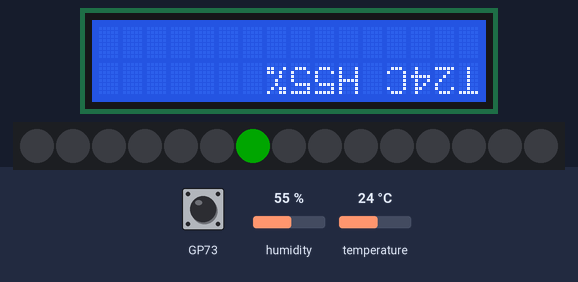
Bench run of a program on a simulated Raspberry Pi Pico running MicroPython. Parts: 16×2 character LCD, 15 RGB LEDs in strip order, left to right. The test bench sets the inputs (shaded band); at power-on: temperature 24 °C, humidity 55 %. Dim RGB values are drawn brighter than linear; WiFi joins after 1.5 s; the clock reads 2024-03-15 10:24:30 at power-on unless the program sets it; files the program writes start out absent; values from a settings file that is not in the repository are placeholders; web requests get an empty 200 reply after 0.4 s; files that are not in the repository are absent; what the program prints to the serial console is not drawn.

Above: at 3.3 s.
3.4 s: BOOTSEL button pressed for 0.15 s
At 4.6 s:
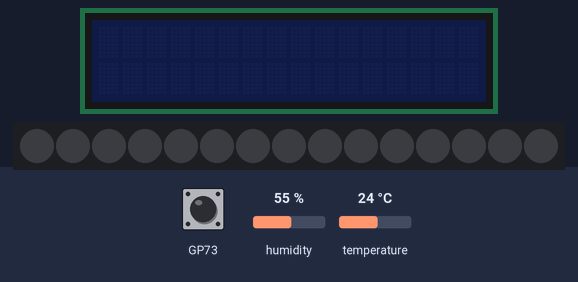
5.0 s: BOOTSEL button pressed for 1 s
At 5.9 s:
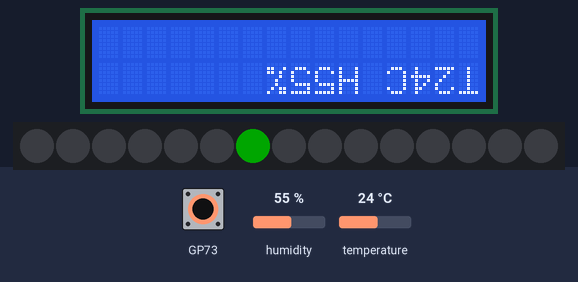
7.5 s: temperature set to 33 °C
At 10.7 s:
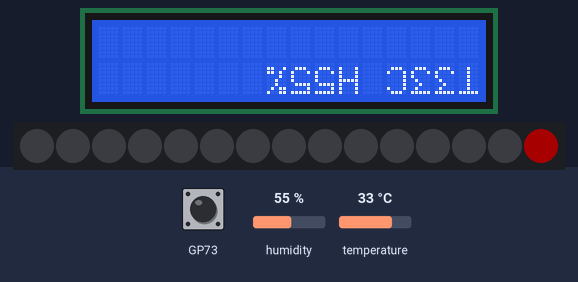
11.0 s: humidity set to 40 %
At 12.6 s:
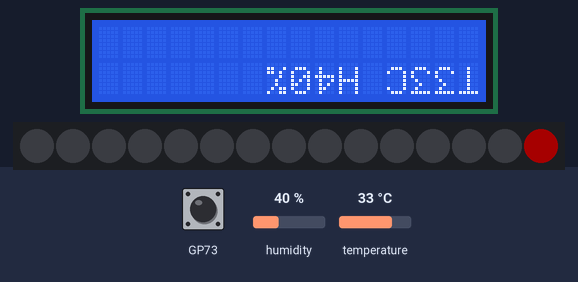
13.1 s: temperature set to 31 °C
At 14.6 s:
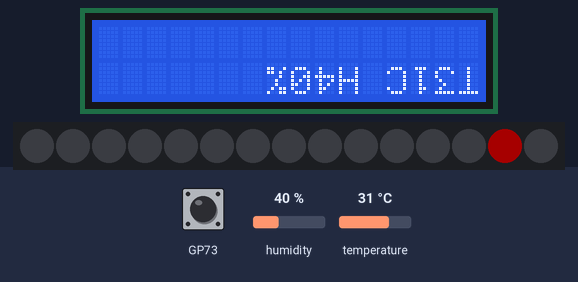
15.3 s: humidity set to 22 %
At 16.5 s:
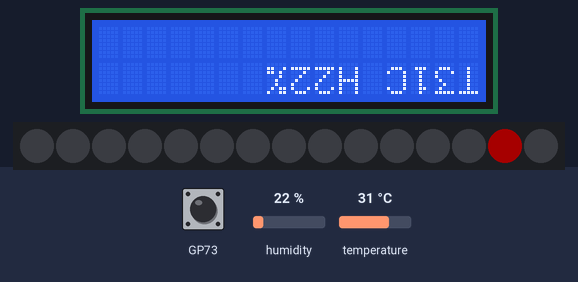
Timing chart, 0 to 18.3 s (numbered marks = the images above; inputs shaded):
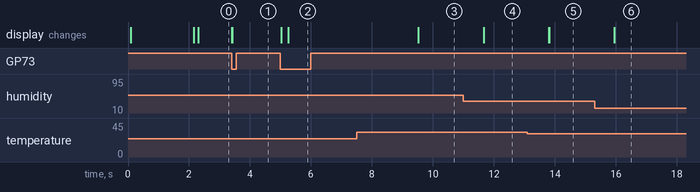

The program:

main.py
```python
from machine import I2C, Pin, WDT
from lcd_api import LcdApi
from pico_i2c_lcd import I2cLcd
from lcd_flip_helpers import FlippedLcdWriter
from dht20 import DHT20
from neopixel import NeoPixel
import network
import machine
import time
import json
import gc
import os
import rp2

# Credentials live in secrets.py ON THE PICO (not in this repo)
from secrets import WIFI_SSID, WIFI_PASSWORD, NTFY_TOPIC

try:
    import urequests as requests
except ImportError:
    import requests

try:
    import ntptime
except ImportError:
    ntptime = None

# ---------------- CONFIG ----------------
NOTIFY_EVERY_MINUTES = 30
POLL_EVERY_SECONDS = 15

# Logging
LOG_FILE = "templog.csv"
LOG_EVERY_SECONDS = 60               # log a reading once a minute
TZ_OFFSET_HOURS = 1                  # London: 1 in summer (BST), 0 in winter (GMT)

# OTA - point these at YOUR public GitHub repo
GITHUB_USER = "Hachem1"
GITHUB_REPO = "pico-room-monitor"
GITHUB_BRANCH = "main"
OTA_FILES = ["main.py", "lcd_flip_helpers.py"]  # files to pull when you send "update"
# ----------------------------------------


NTFY_URL = "https://ntfy.sh/" + NTFY_TOPIC
BOT_TITLES = ("Room conditions", "Reading (on request)", "Pico")

# --- LCD / sensor I2C config ---
SDA = 14
SCL = 15
I2C_BUS = 1
LCD_ADDR = 0x27
TEMP_ADDR = 0x38
LCD_NUM_ROWS = 2
LCD_NUM_COLS = 16

# --- LED config ---
LED_PIN = 2
LED_COUNT = 15        # 15 for the strand, 12 for the ring
TEMP_MIN = 18
TEMP_MAX = 32

# Set to True if the LCD is physically mounted upside down. lcd_flip_helpers
# only has glyphs for digits, ".", ":", "-", "%", "C", "T", "H" - so the
# flipped reading uses a short "T25C H66%" format instead of the full
# "Temp:"/"Humidity:" labels, and the "Connecting WiFi" boot message stays
# unflipped (it's brief and out of that character set).
LCD_FLIPPED = True

# --- Set up hardware ---
i2c = I2C(I2C_BUS, sda=Pin(SDA), scl=Pin(SCL), freq=400000)
lcd = I2cLcd(i2c, LCD_ADDR, LCD_NUM_ROWS, LCD_NUM_COLS)
flipped_lcd = FlippedLcdWriter(lcd, num_cols=LCD_NUM_COLS)
dht20 = DHT20(TEMP_ADDR, i2c)
strand = NeoPixel(Pin(LED_PIN), LED_COUNT)
wlan = network.WLAN(network.STA_IF)

# Hardware watchdog: if the WiFi chip wedges after a reset (a known Pico W
# quirk - it can hang inside wlan.active()/wlan.connect() at the driver
# level, below anything a try/except can catch) or anything else stalls the
# loop, this forces a full hard reset instead of freezing forever. 8000ms is
# close to the RP2040/2350 hardware maximum - call wdt.feed() often, from
# anywhere that might block for a while, or it'll reset during normal use.
wdt = WDT(timeout=8000)

# --- State ---
night_mode = False
last_btn = 0
last_toggle = 0
last_cmd_time = 0
primed = False


def connect_wifi():
    wdt.feed()
    wlan.active(True)
    if wlan.isconnected():
        return True
    wlan.connect(WIFI_SSID, WIFI_PASSWORD)
    for _ in range(20):
        wdt.feed()
        if wlan.isconnected():
            print("WiFi connected:", wlan.ifconfig()[0])
            return True
        time.sleep(1)
    print("WiFi connection failed")
    return False


def sync_time():
    if ntptime is None:
        print("ntptime not available - timestamps may be wrong")
        return
    try:
        ntptime.settime()
        print("Clock synced over the internet")
    except Exception as e:
        print("NTP sync failed:", e)


def timestamp():
    t = time.localtime(time.time() + TZ_OFFSET_HOURS * 3600)
    return "{:04d}-{:02d}-{:02d} {:02d}:{:02d}:{:02d}".format(
        t[0], t[1], t[2], t[3], t[4], t[5])


def ensure_log_header():
    try:
        open(LOG_FILE, "r").close()
    except OSError:
        with open(LOG_FILE, "w") as f:
            f.write("timestamp,temp_c,humidity_pct\n")


def log_reading(temp, humidity):
    line = "{},{:.1f},{:.1f}\n".format(timestamp(), temp, humidity)
    try:
        with open(LOG_FILE, "a") as f:
            f.write(line)
        print("Logged:", line.strip())
    except Exception as e:
        print("Log failed:", e)


def notify_text(text, title="Pico"):
    try:
        if not wlan.isconnected():
            connect_wifi()
        r = requests.post(NTFY_URL, data=text, headers={"Title": title})
        r.close()
    except Exception as e:
        print("Notify failed:", e)
    gc.collect()


def publish_reading(temp, humidity, title="Room conditions"):
    notify_text("Temp: {}C   Humidity: {}%".format(temp, humidity), title)


def get_new_command():
    global last_cmd_time, primed
    url = NTFY_URL + "/json?poll=1&since=" + str(POLL_EVERY_SECONDS + 10) + "s"
    try:
        r = requests.get(url)
        body = r.text
        r.close()
    except Exception as e:
        print("Poll failed:", e)
        gc.collect()
        return None
    gc.collect()

    newest = last_cmd_time
    cmd_text = None
    for line in body.split("\n"):
        line = line.strip()
        if not line:
            continue
        try:
            msg = json.loads(line)
        except Exception:
            continue
        if msg.get("event") != "message":
            continue
        if msg.get("title", "") in BOT_TITLES:
            continue
        t = msg.get("time", 0)
        if t > newest:
            newest = t
            cmd_text = msg.get("message", "").strip().lower()

    result = cmd_text if (newest > last_cmd_time and primed) else None
    last_cmd_time = newest
    primed = True
    return result


def ota_update():
    base = "https://raw.githubusercontent.com/{}/{}/{}/".format(
        GITHUB_USER, GITHUB_REPO, GITHUB_BRANCH)
    for fn in OTA_FILES:
        try:
            r = requests.get(base + fn)
            code = r.status_code
            text = r.text if code == 200 else ""
            r.close()
        except Exception as e:
            print("OTA download error:", fn, e)
            return False
        gc.collect()
        if code != 200 or len(text) == 0:
            print("OTA bad download:", fn, code)
            return False
        try:
            with open(fn + ".new", "w") as f:
                f.write(text)
        except Exception as e:
            print("OTA write error:", fn, e)
            return False
    for fn in OTA_FILES:
        try:
            try:
                os.remove(fn + ".bak")
            except OSError:
                pass
            try:
                os.rename(fn, fn + ".bak")
            except OSError:
                pass
            os.rename(fn + ".new", fn)
            print("Updated:", fn)
        except Exception as e:
            print("OTA swap error:", fn, e)
            return False
    return True


def temp_to_index(temp):
    fraction = (temp - TEMP_MIN) / (TEMP_MAX - TEMP_MIN)
    index = round(fraction * (LED_COUNT - 1))
    if index < 0:
        index = 0
    if index > LED_COUNT - 1:
        index = LED_COUNT - 1
    return index


def index_to_colour(index):
    third = LED_COUNT / 3
    if index < third:
        return (0, 0, 40)
    elif index < third * 2:
        return (0, 40, 0)
    else:
        return (40, 0, 0)


def draw_labels():
    lcd.clear()
    lcd.putstr("Temp:")
    lcd.move_to(0, 1)
    lcd.putstr("Humidity:")


def prepare_lcd_screen():
    if LCD_FLIPPED:
        lcd.clear()  # flipped mode redraws the whole reading line each loop
    else:
        draw_labels()


def draw_flipped_reading(temp, humidity):
    # Rounded to whole numbers, with no ":" label, so this always fits in
    # the 8-glyph CGRAM budget (see lcd_flip_helpers.py) even in the worst
    # case of every digit being different. Falls back to skipping this
    # update rather than crashing the loop on any unexpected character.
    line = "T{:.0f}C H{:.0f}%".format(temp, humidity)
    try:
        flipped_lcd.write_flipped_row(line, 1)
    except ValueError as e:
        print("Flipped LCD render skipped:", e)


def enter_night_mode():
    strand.fill((0, 0, 0))
    strand.write()
    lcd.clear()
    lcd.display_off()
    lcd.backlight_off()
    print("Night mode ON")


def exit_night_mode():
    lcd.backlight_on()
    lcd.display_on()
    prepare_lcd_screen()
    print("Night mode OFF")


def check_button():
    global last_btn, last_toggle, night_mode
    val = rp2.bootsel_button()
    now_ms = time.ticks_ms()
    if last_btn == 0 and val == 1:
        if time.ticks_diff(now_ms, last_toggle) > 300:
            last_toggle = now_ms
            night_mode = not night_mode
            if night_mode:
                enter_night_mode()
            else:
                exit_night_mode()
    last_btn = val


def responsive_wait(ms):
    start = time.ticks_ms()
    while time.ticks_diff(time.ticks_ms(), start) < ms:
        wdt.feed()
        check_button()
        time.sleep_ms(20)


# --- Start up ---
lcd.clear()
lcd.putstr("Connecting WiFi")  # shown unflipped - brief, and outside the flip font's character set
connect_wifi()
sync_time()
ensure_log_header()
prepare_lcd_screen()

last_notify = 0
last_poll = 0
last_log = 0

while True:

    wdt.feed()

    measurements = dht20.measurements
    temp = measurements['t']
    humidity = measurements['rh']

    if not night_mode:
        if LCD_FLIPPED:
            draw_flipped_reading(temp, humidity)
        else:
            lcd.move_to(10, 0)
            lcd.putstr(f"{temp:.1f} ")
            lcd.move_to(10, 1)
            lcd.putstr(f"{humidity:.1f} ")
        index = temp_to_index(temp)
        strand.fill((0, 0, 0))
        strand[index] = index_to_colour(index)
        strand.write()

    now = time.time()

    if now - last_log >= LOG_EVERY_SECONDS:
        log_reading(round(temp, 1), round(humidity, 1))
        last_log = now

    if now - last_notify >= NOTIFY_EVERY_MINUTES * 60:
        publish_reading(round(temp, 1), round(humidity, 1))
        last_notify = now

    if now - last_poll >= POLL_EVERY_SECONDS:
        last_poll = now
        cmd = get_new_command()
        if cmd is not None:
            if "update" in cmd:
                notify_text("Updating from GitHub...")
                if ota_update():
                    notify_text("Update OK - rebooting")
                    time.sleep(1)
                    machine.reset()
                else:
                    notify_text("Update failed - still running old version")
            else:
                publish_reading(round(temp, 1), round(humidity, 1),
                                title="Reading (on request)")

    responsive_wait(2000)
```

lcd_flip_helpers.py
```python
# lcd_flip_helpers.py
# Software 180-degree flip for HD44780 character LCDs (digits + a few symbols)
#
# The HD44780 has NO native rotate command - characters come from a fixed ROM
# font that can't be addressed upside down. To make text appear right-side-up
# when the LCD module itself is physically mounted upside down, this module:
#
#   1) Builds mirrored (180-degree rotated) bitmaps for the characters we
#      need, and loads them into CGRAM (the controller's 8 custom-character
#      slots, code points 0-7).
#   2) Writes those custom glyphs in REVERSED column order per row, so the
#      whole line lands correctly once the physical LCD is upside down.
#
# HARD LIMIT: only 8 distinct custom glyphs can be loaded at once. This
# module tracks which glyphs are currently needed for a given line and
# raises an error if a line needs more than 8 unique characters - so keep
# labels short (e.g. "T" / "H" rather than "Temp:" / "Humidity:") if you
# want them to share the budget with digits.
#
# Requires your lcd_api.py to expose:
#   lcd.custom_char(location, charmap)   # loads an 8-byte bitmap into CGRAM slot 0-7
#   lcd.putchar(ch)                      # writes one raw character/byte
#   lcd.move_to(col, row)
# (These are present in the common dhylands/python_lcd lcd_api.py used with
# pico_i2c_lcd.py - the same library this project already uses.)

# Standard 5x8 HD44780 font bitmaps, 5 active bits per byte (rows top->bottom)
_FONT = {
    '0': [0x0E, 0x11, 0x13, 0x15, 0x19, 0x11, 0x0E, 0x00],
    '1': [0x04, 0x0C, 0x04, 0x04, 0x04, 0x04, 0x0E, 0x00],
    '2': [0x0E, 0x11, 0x01, 0x02, 0x04, 0x08, 0x1F, 0x00],
    '3': [0x1F, 0x02, 0x04, 0x02, 0x01, 0x11, 0x0E, 0x00],
    '4': [0x02, 0x06, 0x0A, 0x12, 0x1F, 0x02, 0x02, 0x00],
    '5': [0x1F, 0x10, 0x1E, 0x01, 0x01, 0x11, 0x0E, 0x00],
    '6': [0x06, 0x08, 0x10, 0x1E, 0x11, 0x11, 0x0E, 0x00],
    '7': [0x1F, 0x01, 0x02, 0x04, 0x08, 0x08, 0x08, 0x00],
    '8': [0x0E, 0x11, 0x11, 0x0E, 0x11, 0x11, 0x0E, 0x00],
    '9': [0x0E, 0x11, 0x11, 0x0F, 0x01, 0x02, 0x0C, 0x00],
    '.': [0x00, 0x00, 0x00, 0x00, 0x00, 0x0C, 0x0C, 0x00],
    ':': [0x00, 0x0C, 0x0C, 0x00, 0x0C, 0x0C, 0x00, 0x00],
    '%': [0x19, 0x1A, 0x04, 0x04, 0x08, 0x0B, 0x13, 0x00],
    'C': [0x0E, 0x11, 0x10, 0x10, 0x10, 0x11, 0x0E, 0x00],
    'T': [0x1F, 0x04, 0x04, 0x04, 0x04, 0x04, 0x04, 0x00],
    'H': [0x11, 0x11, 0x11, 0x1F, 0x11, 0x11, 0x11, 0x00],
    '-': [0x00, 0x00, 0x00, 0x1F, 0x00, 0x00, 0x00, 0x00],
    ' ': [0x00, 0x00, 0x00, 0x00, 0x00, 0x00, 0x00, 0x00],
}


def _flip_glyph(bitmap):
    """180-degree rotate a 5x8 glyph: reverse row order top<->bottom, and
    reverse the 5 active bits within each row (left<->right)."""
    flipped = []
    for row in reversed(bitmap):
        mirrored = 0
        for bit in range(5):
            if row & (1 << bit):
                mirrored |= (1 << (4 - bit))
        flipped.append(mirrored)
    return flipped


class FlippedLcdWriter:
    """
    Dynamically manages the LCD's 8 CGRAM slots: for each line you want to
    draw, it loads whichever flipped glyphs that line actually needs (up to
    8 unique characters), then writes them in reverse order so the row reads
    correctly once the physical LCD is mounted upside down.
    """

    def __init__(self, lcd, num_cols=16):
        self.lcd = lcd
        self.num_cols = num_cols
        self._slot_map = {}

    def _assign_slots(self, chars_needed):
        self._slot_map = {}
        for slot, ch in enumerate(chars_needed):
            self.lcd.custom_char(slot, bytearray(_flip_glyph(_FONT[ch])))
            self._slot_map[ch] = slot

    def write_flipped_row(self, text, physical_row):
        """
        text: the upright string you want a viewer to read, e.g. 'T 23.4C'
        physical_row: which physical LCD row (0 or 1) to draw on. Since the
        module is mounted upside down, what you consider your "top" logical
        row should be sent with physical_row=1, and your "bottom" logical
        row with physical_row=0 - swap them here, not in your own code.
        """
        text = text[:self.num_cols].ljust(self.num_cols)

        unique_chars = []
        for ch in text:
            if ch != ' ' and ch not in unique_chars:
                if ch not in _FONT:
                    raise ValueError("No flipped glyph defined for %r" % ch)
                unique_chars.append(ch)

        if len(unique_chars) > 8:
            raise ValueError(
                "Row needs %d distinct glyphs (%s) but only 8 CGRAM slots "
                "are available - shorten labels or reduce precision"
                % (len(unique_chars), unique_chars)
            )

        self._assign_slots(unique_chars)

        reversed_text = text[::-1]
        self.lcd.move_to(0, physical_row)
        for ch in reversed_text:
            if ch == ' ':
                self.lcd.putstr(' ')
            else:
                self.lcd.putchar(chr(self._slot_map[ch]))
```

Measured:
- after the input at 3.4 s, the display: first changes at once (image 1 shows a later state)
- after the input at 5.0 s, the display: first changes at once (image 2 shows a later state)
- after the input at 7.5 s, the display: first changes after 2.0 s (image 3 shows a later state)
- after the input at 11.0 s, the display: changes after 0.66 s (image 4)
- after the input at 13.1 s, the display: first changes after 0.70 s (image 5 shows a later state)
- after the input at 15.3 s, the display: changes after 0.65 s (image 6)
